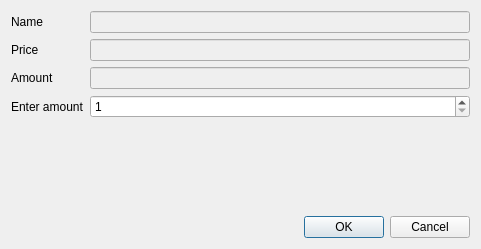
<?xml version="1.0" encoding="UTF-8"?>
<ui version="4.0">
 <class>ChangeAmountWindow</class>
 <widget class="QDialog" name="ChangeAmountWindow">
  <property name="geometry">
   <rect>
    <x>0</x>
    <y>0</y>
    <width>481</width>
    <height>249</height>
   </rect>
  </property>
  <property name="windowTitle">
   <string>Dialog</string>
  </property>
  <layout class="QGridLayout" name="gridLayout_2">
   <item row="1" column="0">
    <widget class="QDialogButtonBox" name="buttonBox">
     <property name="orientation">
      <enum>Qt::Horizontal</enum>
     </property>
     <property name="standardButtons">
      <set>QDialogButtonBox::Cancel|QDialogButtonBox::Ok</set>
     </property>
    </widget>
   </item>
   <item row="0" column="0">
    <layout class="QFormLayout" name="formLayout">
     <item row="0" column="0">
      <widget class="QLabel" name="label">
       <property name="text">
        <string>Name</string>
       </property>
      </widget>
     </item>
     <item row="1" column="0">
      <widget class="QLabel" name="label_2">
       <property name="text">
        <string>Price</string>
       </property>
      </widget>
     </item>
     <item row="2" column="0">
      <widget class="QLabel" name="label_3">
       <property name="text">
        <string>Amount</string>
       </property>
      </widget>
     </item>
     <item row="3" column="0">
      <widget class="QLabel" name="label_4">
       <property name="text">
        <string>Enter amount</string>
       </property>
      </widget>
     </item>
     <item row="0" column="1">
      <widget class="QLineEdit" name="product_name">
       <property name="enabled">
        <bool>false</bool>
       </property>
      </widget>
     </item>
     <item row="1" column="1">
      <widget class="QLineEdit" name="poduct_price">
       <property name="enabled">
        <bool>false</bool>
       </property>
      </widget>
     </item>
     <item row="2" column="1">
      <widget class="QLineEdit" name="product_amount">
       <property name="enabled">
        <bool>false</bool>
       </property>
      </widget>
     </item>
     <item row="3" column="1">
      <widget class="QSpinBox" name="order_amount">
       <property name="minimum">
        <number>1</number>
       </property>
       <property name="maximum">
        <number>999</number>
       </property>
      </widget>
     </item>
    </layout>
   </item>
  </layout>
 </widget>
 <resources/>
 <connections>
  <connection>
   <sender>buttonBox</sender>
   <signal>accepted()</signal>
   <receiver>ChangeAmountWindow</receiver>
   <slot>accept()</slot>
   <hints>
    <hint type="sourcelabel">
     <x>248</x>
     <y>254</y>
    </hint>
    <hint type="destinationlabel">
     <x>157</x>
     <y>274</y>
    </hint>
   </hints>
  </connection>
  <connection>
   <sender>buttonBox</sender>
   <signal>rejected()</signal>
   <receiver>ChangeAmountWindow</receiver>
   <slot>reject()</slot>
   <hints>
    <hint type="sourcelabel">
     <x>316</x>
     <y>260</y>
    </hint>
    <hint type="destinationlabel">
     <x>286</x>
     <y>274</y>
    </hint>
   </hints>
  </connection>
 </connections>
</ui>
